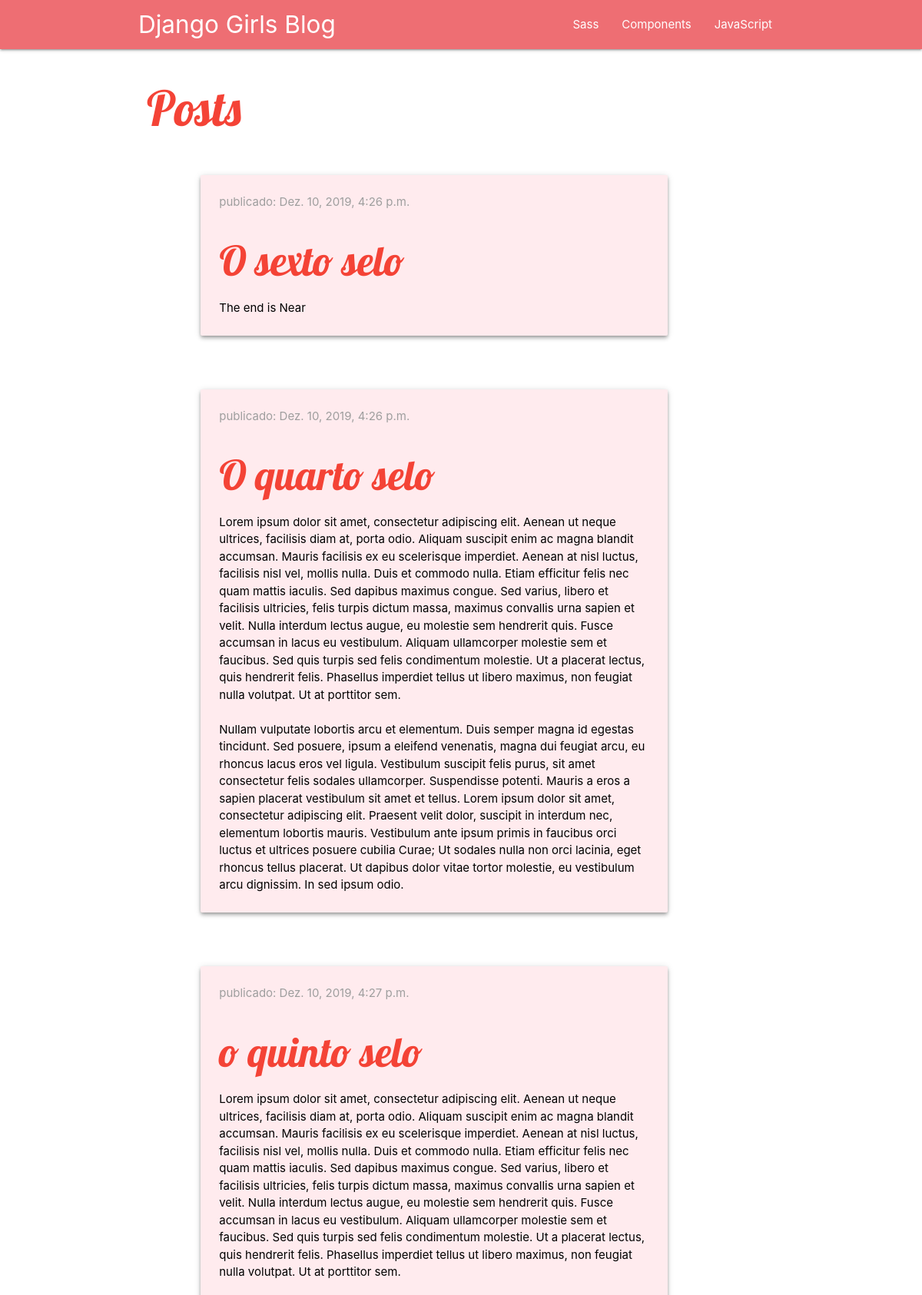
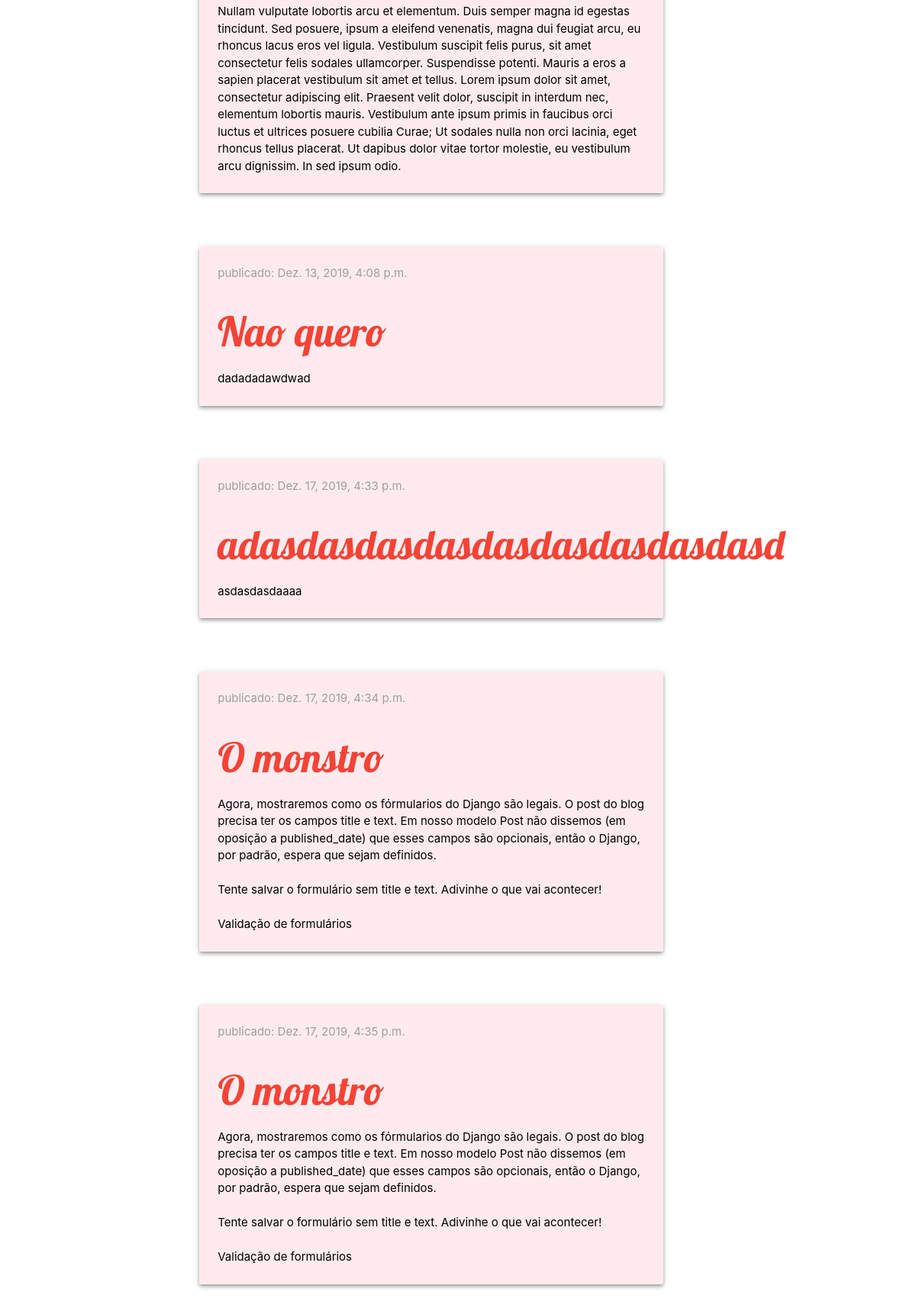
The page / (upper part) on the database its author committed (2 pictures, top to bottom).
### blog/models.py (models this page shows, shortened)
class Post(models.Model):
    author = models.ForeignKey(settings.AUTH_USER_MODEL, on_delete=models.CASCADE)
    title = models.CharField(max_length=200)
    text = models.TextField()
    created_date = models.DateTimeField(default=timezone.now)
    published_date = models.DateTimeField(blank=True, null=True)

### blog/views.py (the view)
# urls.py: path('', views.post_list, name='post_list'),
def post_list(request):
    posts = Post.objects.filter(published_date__lte=timezone.now()).order_by('published_date')
    return render(request, 'blog/post_list.html', {'posts': posts})

### blog/templates/blog/post_list.html
{% extends 'blog/base.html' %}
 {% block content %}
   {% for post in posts %}
    <div class="card red lighten-5 z-depth-2 ">
      <div class="card-content white-text post">
        <p class="grey-text">publicado: {{ post.published_date }}</p>
        <span class="card-title"><h2><a class="red-text lighten-1" href="{% url 'post_detail' pk=post.pk %}">{{ post.title }}</a></h2></span>
        <p class="black-text">{{ post.text|linebreaksbr }}</p>
      </div>
    </div>
    {% endfor %}
  {% endblock %}

### blog/static/css/blog.css (style rules this page uses)
h1 a,h2 a { font-family:'Lobster'; }
h1, h2, h3, h4 { font-family: 'Lobster', cursive; }
.post { margin-bottom: 70px; }
.post h2 a, .post h2 a:visited { color: #000000; }

### rows shown on the page
Post: published_date "Dez. 10, 2019, 4:26 p.m.", title "O sexto selo", text "The end is Near"
Post: published_date "Dez. 10, 2019, 4:26 p.m.", title "O quarto selo", text "Lorem ipsum dolor sit amet, consectetur adipiscing elit. Aenean ut neque ultrices, facilisis diam at, porta odio. Aliquam suscipit enim ac magna blandit accumsan. Mauris facilisis ex eu scelerisque imperdiet. Aenean at nisl luctus, facilisis nisl vel, mollis nulla. Duis et commodo nulla. Etiam efficitur felis nec quam mattis iaculis. Sed dapibus maximus congue. Sed varius, libero et facilisis ultricies, felis turpis dictum massa, maximus convallis urna sapien et velit. Nulla interdum lectus augue, eu molestie sem hendrerit quis. Fusce accumsan in lacus eu vestibulum. Aliquam ullamcorper molestie sem et faucibus. Sed quis turpis sed felis condimentum molestie. Ut a placerat lectus, quis…"
Post: published_date "Dez. 10, 2019, 4:27 p.m.", title "o quinto selo", text "Lorem ipsum dolor sit amet, consectetur adipiscing elit. Aenean ut neque ultrices, facilisis diam at, porta odio. Aliquam suscipit enim ac magna blandit accumsan. Mauris facilisis ex eu scelerisque imperdiet. Aenean at nisl luctus, facilisis nisl vel, mollis nulla. Duis et commodo nulla. Etiam efficitur felis nec quam mattis iaculis. Sed dapibus maximus congue. Sed varius, libero et facilisis ultricies, felis turpis dictum massa, maximus convallis urna sapien et velit. Nulla interdum lectus augue, eu molestie sem hendrerit quis. Fusce accumsan in lacus eu vestibulum. Aliquam ullamcorper molestie sem et faucibus. Sed quis turpis sed felis condimentum molestie. Ut a placerat lectus, quis…"
Post: published_date "Dez. 13, 2019, 4:08 p.m.", title "Nao quero", text "dadadadawdwad"
Post: published_date "Dez. 17, 2019, 4:33 p.m.", title "adasdasdasdasdasdasdasdasdasd", text "asdasdasdaaaa"
Post: published_date "Dez. 17, 2019, 4:34 p.m.", title "O monstro", text "Agora, mostraremos como os fórmularios do Django são legais. O post do blog precisa ter os campos title e text. Em nosso modelo Post não dissemos (em oposição a published_date) que esses campos são opcionais, então o Django, por padrão, espera que sejam definidos. Tente salvar o formulário sem title e text. Adivinhe o que vai acontecer! Validação de formulários"
Post: published_date "Dez. 17, 2019, 4:35 p.m.", title "O monstro", text "Agora, mostraremos como os fórmularios do Django são legais. O post do blog precisa ter os campos title e text. Em nosso modelo Post não dissemos (em oposição a published_date) que esses campos são opcionais, então o Django, por padrão, espera que sejam definidos. Tente salvar o formulário sem title e text. Adivinhe o que vai acontecer! Validação de formulários"
